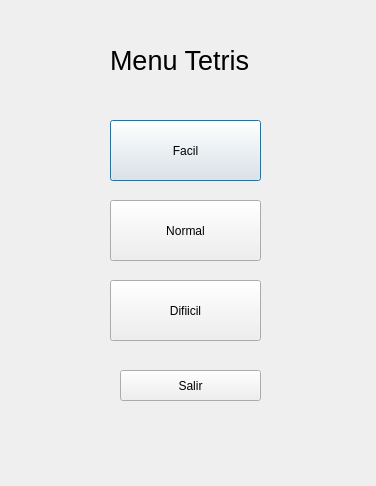
<?xml version="1.0" encoding="UTF-8"?>
<ui version="4.0">
 <class>menu</class>
 <widget class="QDialog" name="menu">
  <property name="geometry">
   <rect>
    <x>0</x>
    <y>0</y>
    <width>376</width>
    <height>486</height>
   </rect>
  </property>
  <property name="windowTitle">
   <string>Dialog</string>
  </property>
  <widget class="QPushButton" name="facil">
   <property name="geometry">
    <rect>
     <x>110</x>
     <y>120</y>
     <width>151</width>
     <height>61</height>
    </rect>
   </property>
   <property name="text">
    <string>Facil</string>
   </property>
  </widget>
  <widget class="QPushButton" name="normal">
   <property name="geometry">
    <rect>
     <x>110</x>
     <y>200</y>
     <width>151</width>
     <height>61</height>
    </rect>
   </property>
   <property name="autoFillBackground">
    <bool>false</bool>
   </property>
   <property name="text">
    <string>Normal</string>
   </property>
  </widget>
  <widget class="QPushButton" name="hard">
   <property name="geometry">
    <rect>
     <x>110</x>
     <y>280</y>
     <width>151</width>
     <height>61</height>
    </rect>
   </property>
   <property name="text">
    <string>Difiicil</string>
   </property>
  </widget>
  <widget class="QPushButton" name="salir">
   <property name="geometry">
    <rect>
     <x>120</x>
     <y>370</y>
     <width>141</width>
     <height>31</height>
    </rect>
   </property>
   <property name="text">
    <string>Salir</string>
   </property>
  </widget>
  <widget class="QLabel" name="label">
   <property name="geometry">
    <rect>
     <x>110</x>
     <y>40</y>
     <width>231</width>
     <height>41</height>
    </rect>
   </property>
   <property name="font">
    <font>
     <family>Arial</family>
     <pointsize>20</pointsize>
    </font>
   </property>
   <property name="text">
    <string>Menu Tetris</string>
   </property>
  </widget>
 </widget>
 <resources/>
 <connections/>
</ui>
